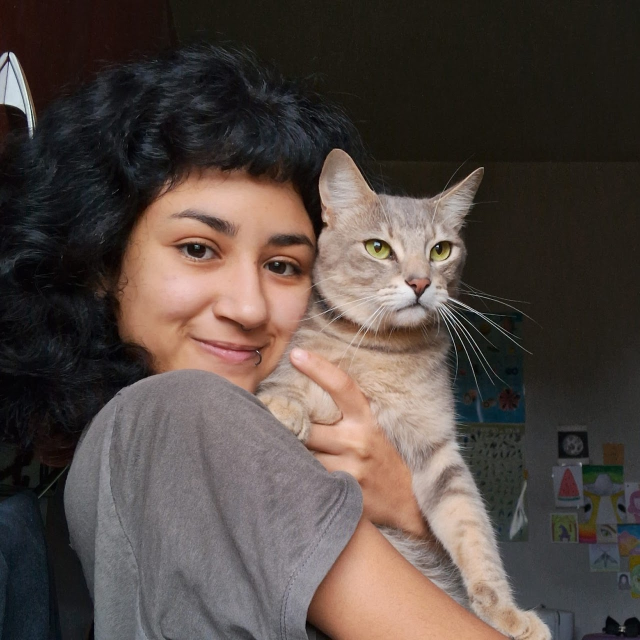
#> input picture assets/equipe/amanda-brito-foto.jpg, 1280 x 1280 px (shown at 1/2 size); its folder holds 3 pictures in this run
$ python otimizar-imagens.py
#> lines starting #> are read from the running program, lines starting #| are printed output that depends on the picture
#!/usr/bin/env python3
"""
Otimiza as imagens de assets/ para WebP, redimensionando por categoria.

Uso:
    python scripts/otimizar-imagens.py            # converte e substitui
    python scripts/otimizar-imagens.py --dry-run  # so mostra o que faria

Requer: pip install Pillow

Cada categoria tem uma largura maxima coerente com o tamanho em que a imagem
e exibida no site. Os originais sao apagados apos a conversao (mantenha um
backup fora do repositorio). Rode de novo apos adicionar imagens novas.
"""
import argparse
import pathlib
import sys

from PIL import Image, ImageOps

RAIZ = pathlib.Path(__file__).resolve().parent.parent
ASSETS = RAIZ / "assets"

# pasta relativa a assets/ -> largura maxima em px
LARGURAS = {
    "icons": 256,            # logo e icones de rodape
    "equipe": 400,           # fotos circulares
    "imagens-jogos": 600,    # cards do acervo
    "livros": 600,           # capas
    "imagens-lab": 1400,     # carrossel e imagens largas
    "imagens-modelos": 900,  # cards do slider da home
}
QUALIDADE = 82
EXTENSOES = {".jpg", ".jpeg", ".png"}


def largura_maxima(caminho: pathlib.Path) -> int:
    rel = caminho.relative_to(ASSETS)
    return LARGURAS.get(rel.parts[0], 900)


def converter(origem: pathlib.Path, dry_run: bool) -> tuple[int, int]:
#> called with dry_run = False
    destino = origem.with_suffix(".webp")
    antes = origem.stat().st_size

    if dry_run:
        print(f"  [dry-run] {origem.relative_to(RAIZ)} -> {destino.name}")
        return antes, antes

    with Image.open(origem) as img:
        # Fotos de celular guardam a rotacao no EXIF (orientacao 6, 8...).
        # O WebP gerado abaixo nao carrega esse dado, entao a rotacao precisa
        # ser aplicada aos pixels antes, senao a foto sai deitada.
#> img is the input picture: PIL image 1280x1280 RGB; mean R, G, B 83.7, 72.7, 67.5
        img = ImageOps.exif_transpose(img)

        # Atencao: img.info["transparency"] so existe em PNG de paleta.
        # Imagens RGBA/LA carregam o alfa no proprio modo, entao checar
        # apenas o info descartaria a transparencia (os icones viravam
        # um retangulo preto sobre o header escuro).
        tem_alpha = (
            img.mode in ("RGBA", "LA")
            or (img.mode == "P" and "transparency" in img.info)
        )
#> tem_alpha = False

        if tem_alpha:
            img = img.convert("RGBA")
            # Se o canal alfa for totalmente opaco ele so ocupa espaco.
            if img.getchannel("A").getextrema()[0] == 255:
                img = img.convert("RGB")
                tem_alpha = False
        else:
            img = img.convert("RGB")

        maxl = largura_maxima(origem)
        if img.width > maxl:
            altura = round(img.height * maxl / img.width)
#> altura = 400
            img = img.resize((maxl, altura), Image.LANCZOS)
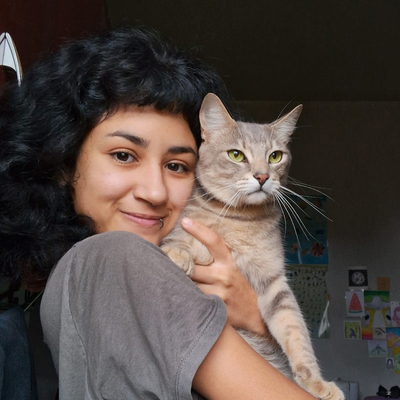
#> img: PIL image 400x400 RGB; mean R, G, B 83.7, 72.7, 67.5

        img.save(destino, "WEBP", quality=QUALIDADE, method=6)

    depois = destino.stat().st_size
    origem.unlink()
    print(
        f"  {origem.relative_to(ASSETS)}  "
        f"{antes // 1024} KB -> {depois // 1024} KB "
        f"({100 - depois * 100 // max(antes, 1)}% menor)"
    )
    return antes, depois


def main() -> int:
    p = argparse.ArgumentParser(description=__doc__)
    p.add_argument("--dry-run", action="store_true", help="nao escreve nada")
    args = p.parse_args()

    if not ASSETS.is_dir():
        print(f"erro: {ASSETS} nao encontrado", file=sys.stderr)
        return 1

    arquivos = sorted(
        c for c in ASSETS.rglob("*")
        if c.is_file() and c.suffix.lower() in EXTENSOES
    )
    if not arquivos:
        print("Nada a converter: nenhum jpg/png em assets/.")
        return 0

    print(f"Convertendo {len(arquivos)} imagem(ns) para WebP...\n")
    total_antes = total_depois = 0
    for arq in arquivos:
        try:
            a, d = converter(arq, args.dry_run)
            total_antes += a
            total_depois += d
        except Exception as erro:
            print(f"  ! falhou em {arq.relative_to(ASSETS)}: {erro}", file=sys.stderr)

    mb = 1024 * 1024
    print(
        f"\nTotal: {total_antes / mb:.1f} MB -> {total_depois / mb:.1f} MB "
        f"({100 - total_depois * 100 // max(total_antes, 1)}% menor)"
    )
    return 0


if __name__ == "__main__":
    sys.exit(main())
#> (the program exits here)
